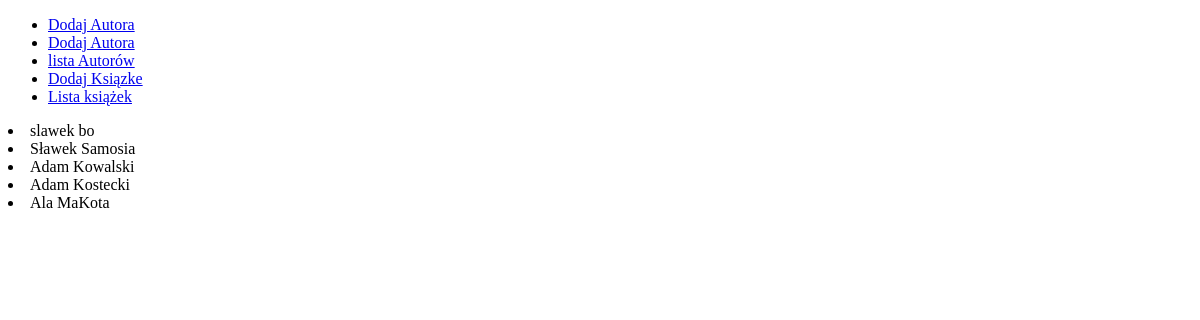
The app's page /list_author/, older data.
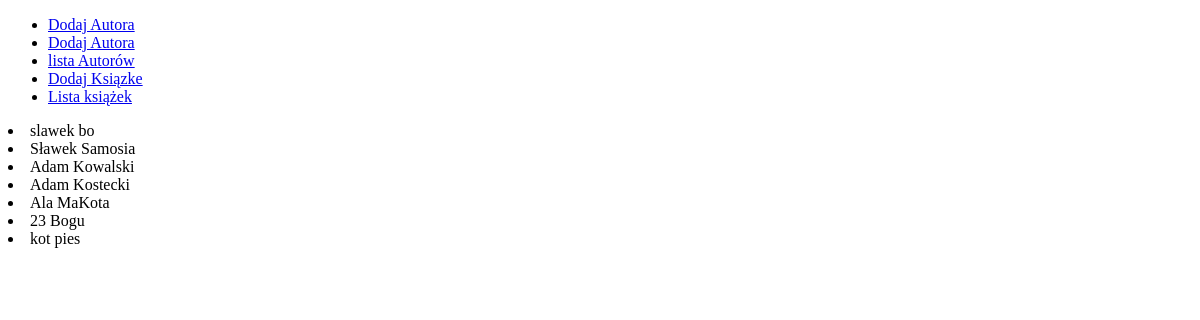
The same page, newer data.
### jej/models.py (models this page shows)
class Author(models.Model):
    first_name = models.CharField(max_length=20)
    last_name = models.CharField(max_length=20)
    def __str__(self):
        return f"{self.first_name} {self.last_name}"

### jej/views.py (the view)
# urls.py: path('list_author/', views.ListAuthorView.as_view(), name='list_author'),
class ListAuthorView(View):
    def get(self, request):
        authors = Author.objects.all()
        return render(request, 'object_list.html', {'objects': authors})

### jej/cp.py (called while the page is built)
def get_date(request):
    return {'jajeczko': datetime.datetime.now().date()}

### templates/object_list.html
{% extends 'base.html' %}
{% block zawartosc %}
    {% for obj in objects %}
        <li>{{ obj }}</li>
    {% endfor %}
{% endblock %}

Row changes from the older to the newer data that the page shows:
added Author: first_name+last_name "23 Bogu"
added Author: first_name+last_name "kot pies"
